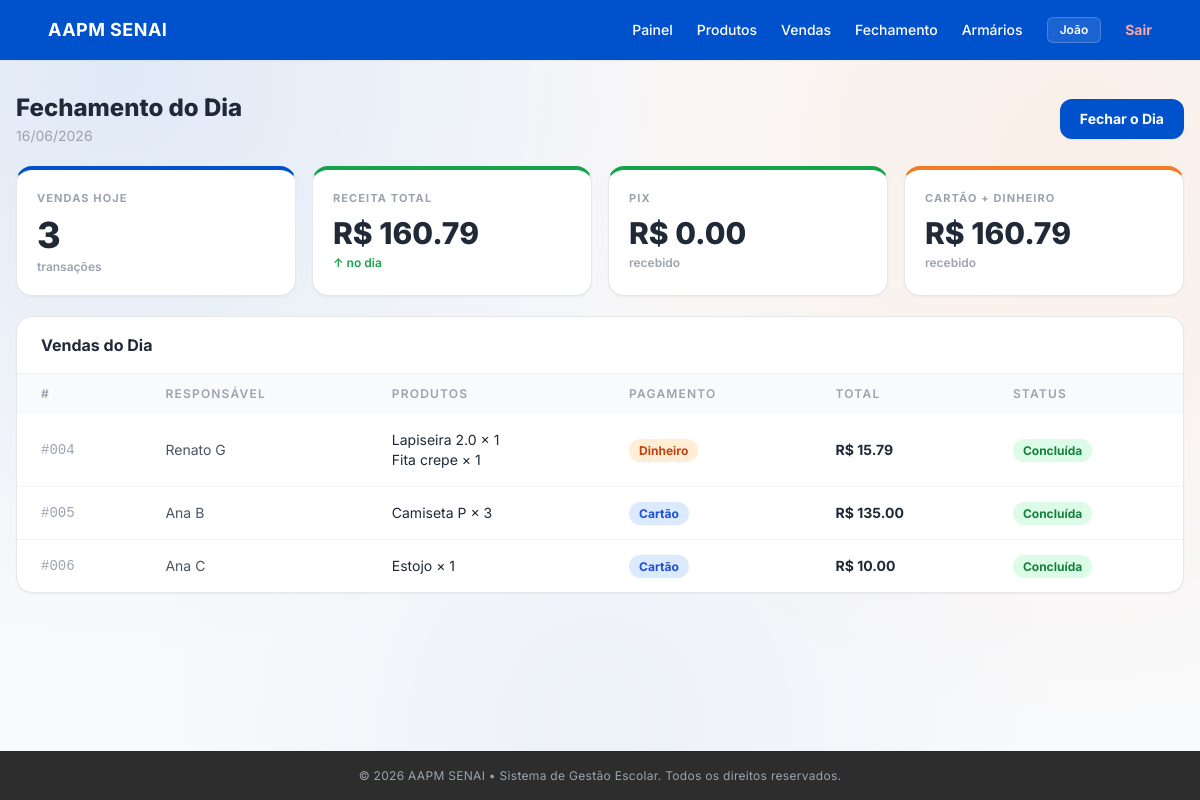
/fechamento/ (signed in), run on an earlier commit of the app's database.
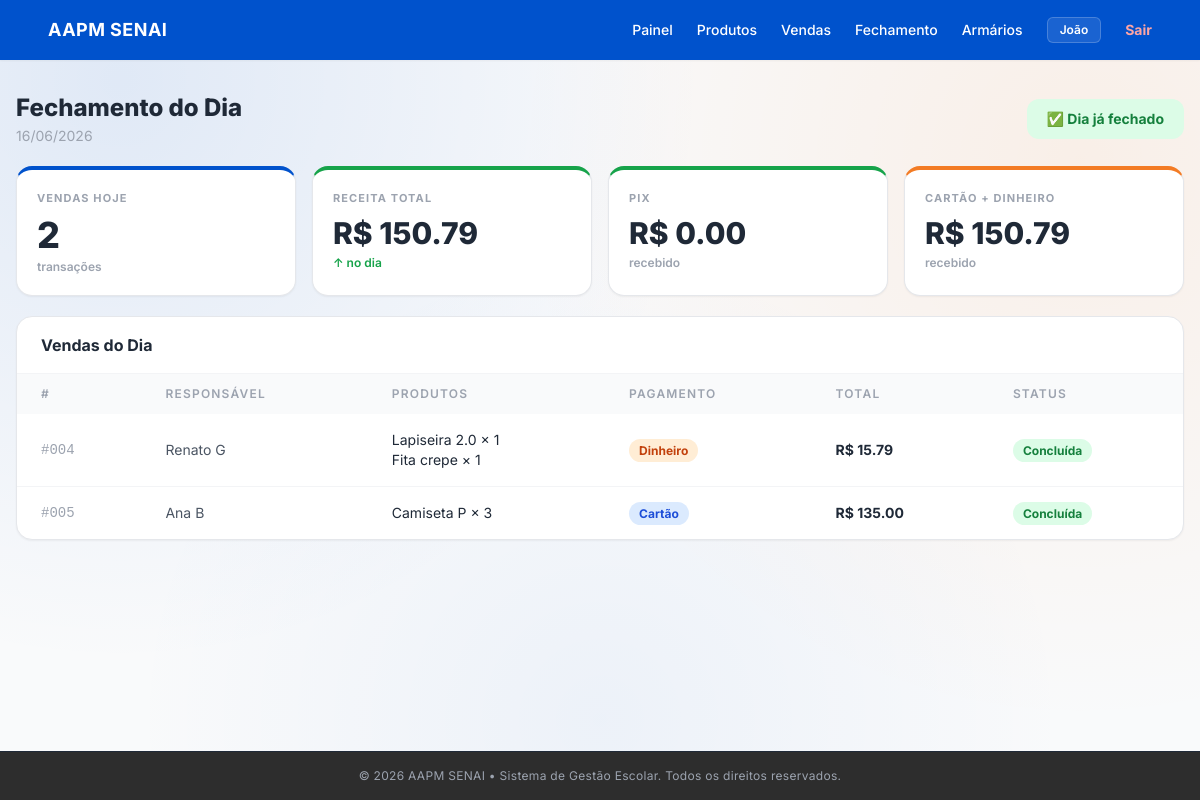
And on a later commit of the database.
### app/models/venda_model.py (models this page shows)
class Venda(Base):
    __tablename__ = "vendas"
    id              = Column(Integer, primary_key=True, index=True)
    responsavel     = Column(String(150), nullable=False)
    valor_total     = Column(Float, nullable=False)
    forma_pagamento = Column(String(50), nullable=False)
    observacao      = Column(String(500), nullable=True)
    status          = Column(String(30), default="concluida")
    data_venda      = Column(DateTime, default=datetime.utcnow)
    itens = relationship("VendaItem", back_populates="venda", cascade="all, delete")

### app/models/venda_item_model.py (models this page shows)
class VendaItem(Base):
    __tablename__ = "venda_itens"
    id             = Column(Integer, primary_key=True, index=True)
    venda_id       = Column(Integer, ForeignKey("vendas.id", ondelete="CASCADE"), nullable=False)
    produto_id     = Column(Integer, ForeignKey("produtos.id", ondelete="SET NULL"), nullable=True)
    quantidade     = Column(Integer, nullable=False)
    preco_unitario = Column(Float, nullable=False)
    valor_total    = Column(Float, nullable=False)
    venda   = relationship("Venda", back_populates="itens")
    produto = relationship("Produto")

### app/models/produto_model.py (models this page shows, shortened)
class Produto(Base):
    __tablename__ = "produtos"
    id            = Column(Integer, primary_key=True, autoincrement=True, index=True)
    nome          = Column(String(150), nullable=False, index=True)
    preco         = Column(Float, nullable=False, default=0.0)
    estoque_atual = Column(Integer, nullable=False, default=0)
    ativo         = Column(Boolean, default=True)
    imagem_path   = Column(String(255), nullable=True)
    categoria_id  = Column(Integer, ForeignKey("categorias.id", ondelete="SET NULL"), nullable=True)
    categoria     = relationship("Categoria", back_populates="produtos")

### app/controllers/fechamento_controller.py (the view)
@router.get("/")
def tela_fechamento(
    request: Request,
    db: Session = Depends(get_db),
    usuario=Depends(get_current_user),
):
    hoje   = datetime.utcnow().date()
    vendas = db.query(Venda).all()
    vendas_hoje = [v for v in vendas if v.data_venda.date() == hoje]
    total_vendas     = len(vendas_hoje)
    receita_total    = sum(v.valor_total for v in vendas_hoje)
    receita_pix      = sum(v.valor_total for v in vendas_hoje if v.forma_pagamento == "pix")
    receita_cartao   = sum(v.valor_total for v in vendas_hoje if v.forma_pagamento == "cartao")
    receita_dinheiro = sum(v.valor_total for v in vendas_hoje if v.forma_pagamento == "dinheiro")
    fechamentos    = db.query(Fechamento).order_by(Fechamento.data_fechamento.desc()).limit(10).all()
    ja_fechou_hoje = any(f.data_fechamento.date() == hoje for f in fechamentos)
    return templates.TemplateResponse(
        request=request,
        name="fechamento/index.html",
        context={
            "request":          request,
            "usuario":          usuario,
            "hoje":             hoje.strftime("%d/%m/%Y"),
            "total_vendas":     total_vendas,
            "receita_total":    receita_total,
            "receita_pix":      receita_pix,
            "receita_cartao":   receita_cartao,
            "receita_dinheiro": receita_dinheiro,
            "vendas_hoje":      vendas_hoje,
            "fechamentos":      fechamentos,
            "ja_fechou_hoje":   ja_fechou_hoje,
        },
    )

### app/templates/fechamento/index.html (shortened to what the changed rows need)
{% extends "base.html" %}
{% block conteudo %}
<div class="pt-6 flex flex-col gap-5 pb-6">
  <div class="flex items-center justify-between">
    <div>
      <h1 class="text-2xl font-extrabold text-gray-800">Fechamento do Dia</h1>
      <p class="text-sm text-gray-400 mt-0.5">{{ hoje }}</p>
    </div>
    {% if not ja_fechou_hoje %}
    <button onclick="abrirModal()"
      class="bg-[#0052cc] hover:bg-blue-700 text-white text-sm font-bold px-5 py-2.5 rounded-xl transition-all shadow-sm">
      Fechar o Dia
    </button>
    {% else %}
    <span class="bg-green-100 text-green-700 text-sm font-bold px-5 py-2.5 rounded-xl">✅ Dia já fechado</span>
    {% endif %}
  </div>
  <div class="grid grid-cols-2 lg:grid-cols-4 gap-4">
    <div class="bg-white border border-gray-200 border-t-4 border-t-[#0052cc] rounded-2xl p-5 shadow-sm">
      <p class="text-[11px] font-bold text-gray-400 uppercase tracking-widest">Vendas Hoje</p>
      <p class="text-4xl font-extrabold text-gray-800 mt-2 mb-1">{{ total_vendas }}</p>
      <p class="text-xs font-semibold text-gray-400">transações</p>
    </div>
    <div class="bg-white border border-gray-200 border-t-4 border-t-[#16a34a] rounded-2xl p-5 shadow-sm">
      <p class="text-[11px] font-bold text-gray-400 uppercase tracking-widest">Receita Total</p>
      <p class="text-3xl font-extrabold text-gray-800 mt-2 mb-1">R$ {{ "%.2f"|format(receita_total) }}</p>
      <p class="text-xs font-semibold text-green-600">↑ no dia</p>
    </div>
    <div class="bg-white border border-gray-200 border-t-4 border-t-[#f37b24] rounded-2xl p-5 shadow-sm">
      <p class="text-[11px] font-bold text-gray-400 uppercase tracking-widest">Cartão + Dinheiro</p>
      <p class="text-3xl font-extrabold text-gray-800 mt-2 mb-1">R$ {{ "%.2f"|format(receita_cartao + receita_dinheiro) }}</p>
      <p class="text-xs font-semibold text-gray-400">recebido</p>
    </div>
  </div>
  <div class="bg-white border border-gray-200 rounded-2xl shadow-sm overflow-hidden">
    <div class="overflow-x-auto">
      <table class="w-full text-sm">
        <thead>
          <tr class="bg-gray-50 text-gray-400 text-xs uppercase tracking-widest">
            <th class="text-left px-6 py-3 font-semibold">#</th>
            <th class="text-left px-6 py-3 font-semibold">Responsável</th>
            <th class="text-left px-6 py-3 font-semibold">Produtos</th>
            <th class="text-left px-6 py-3 font-semibold">Pagamento</th>
            <th class="text-left px-6 py-3 font-semibold">Total</th>
            <th class="text-left px-6 py-3 font-semibold">Status</th>
          </tr>
        </thead>
        <tbody class="divide-y divide-gray-100">
          {% for venda in vendas_hoje %}
          <tr class="hover:bg-gray-50 transition">
            <td class="px-6 py-4 text-gray-400 font-mono">#{{ "%03d"|format(venda.id) }}</td>
            <td class="px-6 py-4 text-gray-600">{{ venda.responsavel }}</td>
            <td class="px-6 py-4 text-gray-800">
              {% for item in venda.itens %}
                <span class="block text-sm">{{ item.produto.nome if item.produto else "—" }} × {{ item.quantidade }}</span>
              {% else %}
                <span class="text-gray-400">—</span>
              {% endfor %}
            </td>
            <td class="px-6 py-4">
              {% if venda.forma_pagamento == 'pix' %}
                <span class="bg-green-100 text-green-700 text-xs font-bold px-2.5 py-1 rounded-full">PIX</span>
              {% elif venda.forma_pagamento == 'cartao' %}
                <span class="bg-blue-100 text-blue-700 text-xs font-bold px-2.5 py-1 rounded-full">Cartão</span>
              {% else %}
                <span class="bg-orange-100 text-orange-700 text-xs font-bold px-2.5 py-1 rounded-full">Dinheiro</span>
              {% endif %}
            </td>
            <td class="px-6 py-4 font-bold text-gray-800">R$ {{ "%.2f"|format(venda.valor_total) }}</td>
            <td class="px-6 py-4">
              {% if venda.status == 'concluida' %}
                <span class="bg-green-100 text-green-700 text-xs font-bold px-2.5 py-1 rounded-full">Concluída</span>
              {% else %}
                <span class="bg-yellow-100 text-yellow-700 text-xs font-bold px-2.5 py-1 rounded-full">Pendente</span>
              {% endif %}
            </td>
          </tr>
          {% else %}
          <tr>
            <td colspan="6" class="px-6 py-10 text-center text-gray-400 text-sm">Nenhuma venda hoje.</td>
          </tr>
          {% endfor %}
        </tbody>
      </table>
    </div>
  </div>
</div>
{% endblock %}

What changed in the data, as far as the page shows it:
removed Venda: id "006", responsavel "Ana C", forma_pagamento "Cartão", valor_total "10.00", status "Concluída"
removed VendaItem: produto "Estojo", quantidade "1", shown under "006"
Also different on the page:
{{ total_vendas }}: "3" → "2"
{{ "%.2f"|format(receita_total) }}: "160.79" → "150.79"
{{ "%.2f"|format(receita_cartao + receita_dinheiro) }}: "160.79" → "150.79"
text no longer shown: "Fechar o Dia"
text now shown: "✅ Dia já fechado"
